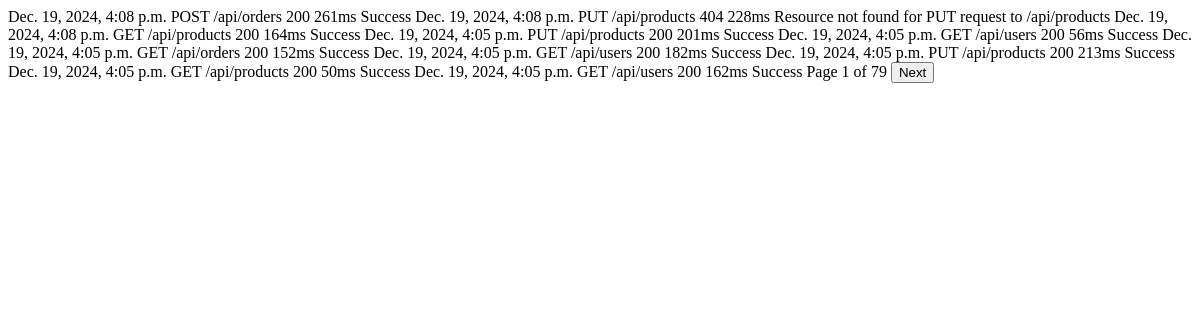
Before: /api/event-rows/ with the older database file.
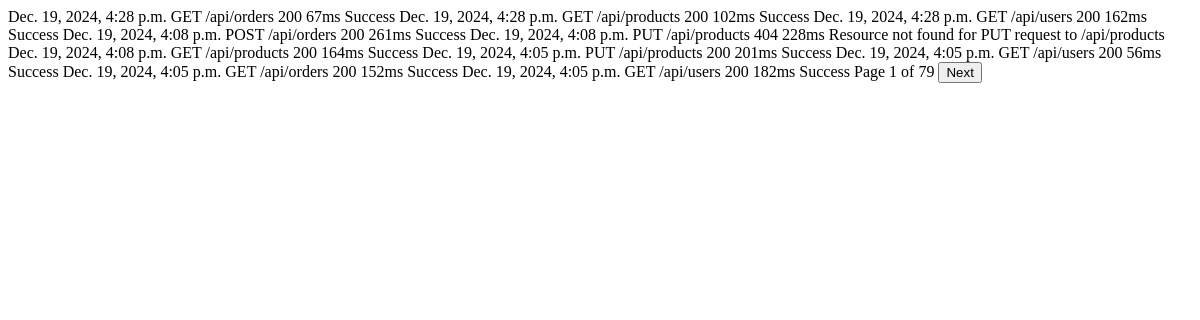
After: the same page with the newer database file.
### events/models.py (models this page shows, shortened)
class Event(models.Model):
    HTTP_METHODS = ["GET", "POST", "PUT", "DELETE"]
    method = models.CharField(
        max_length=10,
        choices=[(m, m) for m in HTTP_METHODS],
        help_text="HTTP method used for the request",
    )
    source = models.CharField(
        max_length=100,
    )
    timestamp = models.DateTimeField(auto_now_add=True)
    duration_ms = models.IntegerField()
    status_code = models.IntegerField()
    request_id = models.UUIDField(
        default=uuid.uuid4, unique=True, help_text="Unique identifier for the request"
    )
    metadata = models.JSONField(default=dict)
    class Meta:
        ordering = ["-timestamp"]
        indexes = [
            models.Index(fields=["-timestamp"]),
            models.Index(fields=["status_code"]),
            models.Index(fields=["method"]),
        ]

### events/views.py (the view)
# urls.py: path('api/event-rows/', views.event_rows, name='event_rows'),
def event_rows(request):
    page_number = request.GET.get("page", 1)
    paginator = Paginator(Event.objects.all().order_by("-timestamp"), 10)
    events = paginator.get_page(page_number)
    return render(request, "event_rows.html", {"events": events})

### events/templates/event_rows.html (shortened to what this page needs)
{% for event in events %}
<tr>
    <td>{{ event.timestamp }}</td>
    <td>{{ event.method }}</td>
    <td>{{ event.source }}</td>
    <td class="{% if event.status_code >= 400 %}error{% else %}success{% endif %}">
        {{ event.status_code }}
    </td>
    <td>{{ event.duration_ms }}ms</td>
    <td>
        {% if event.status_code >= 400 %}
            {{ event.metadata.error_message }}
        {% else %}
            Success
        {% endif %}
    </td>
</tr>
{% endfor %}
<tr id="pagination-row">
    <td colspan="6" style="text-align: center">
        <span>Page {{ events.number }} of {{ events.paginator.num_pages }}</span>
        {% if events.has_next %}
        <button hx-get="{% url 'event_rows' %}?page={{ events.next_page_number }}"
                hx-target="tbody"
                class="button">
            Next
        </button>
        {% endif %}
    </td>
</tr>

Changed rows visible on the page:
no longer on this page (row unchanged): Event: timestamp "Dec. 19, 2024, 4:05 p.m.", method "PUT", source "/api/products", status_code "200", duration_ms "213", shows "Success"
no longer on this page (row unchanged): Event: timestamp "Dec. 19, 2024, 4:05 p.m.", method "GET", source "/api/products", status_code "200", duration_ms "50", shows "Success"
no longer on this page (row unchanged): Event: timestamp "Dec. 19, 2024, 4:05 p.m.", method "GET", source "/api/users", status_code "200", duration_ms "162", shows "Success"
added Event: timestamp "Dec. 19, 2024, 4:28 p.m.", method "GET", source "/api/orders", status_code "200", duration_ms "67", shows "Success"
added Event: timestamp "Dec. 19, 2024, 4:28 p.m.", method "GET", source "/api/products", status_code "200", duration_ms "102", shows "Success"
added Event: timestamp "Dec. 19, 2024, 4:28 p.m.", method "GET", source "/api/users", status_code "200", duration_ms "162", shows "Success"
